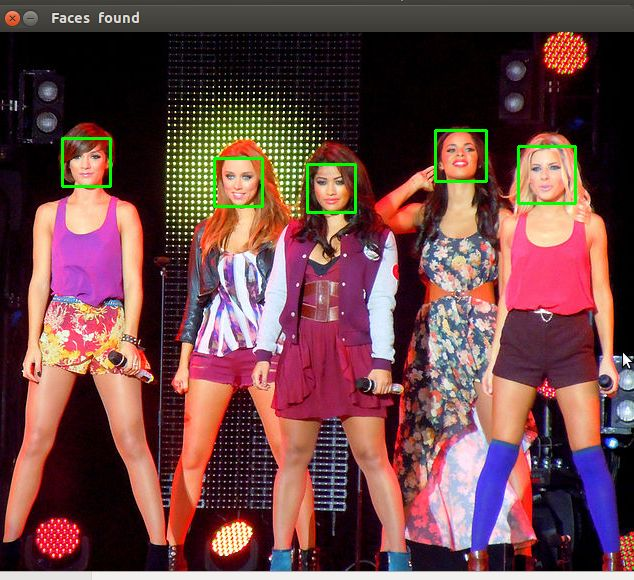
#> input picture Assets/img/little_mix_right.jpg, 634 x 580 px, given in place of the camera
$ python CCTVMotionSensor.py
#> lines starting #> are read from the running program, lines starting #| are printed output that depends on the picture
import cv2
import numpy as np


thresh = 25
max_diff = 5

a, b, c = None, None, None
cap = cv2.VideoCapture(0)
cap.set(cv2.CAP_PROP_FRAME_WIDTH, 480)
cap.set(cv2.CAP_PROP_FRAME_HEIGHT, 320)

if cap.isOpened():
    ret, a = cap.read()
#> a is the input picture: shape (580, 634, 3); mean B, G, R 71.1, 70.2, 109.2
    ret, b = cap.read()

    while ret:
        ret, c = cap.read()
        draw = c.copy()
        if not ret:
            break

        a_gray = cv2.cvtColor(a, cv2.COLOR_BGR2GRAY)
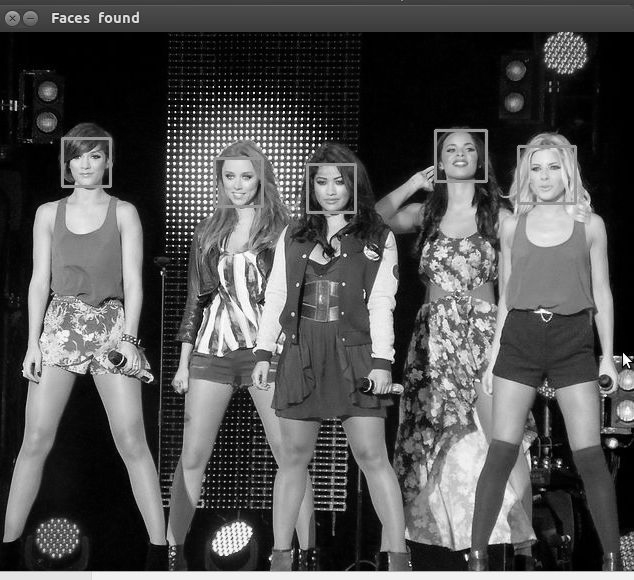
#> a_gray: shape (580, 634); min 0, max 255, mean 81.9
        b_gray = cv2.cvtColor(b, cv2.COLOR_BGR2GRAY)
        c_gray = cv2.cvtColor(c, cv2.COLOR_BGR2GRAY)

        diff1 = cv2.absdiff(a_gray, b_gray)
#> diff1: shape (580, 634); every value is 0
        diff2 = cv2.absdiff(b_gray, c_gray)

        ret, diff1_t = cv2.threshold(diff1, thresh, 255, cv2.THRESH_BINARY)
#> ret = 25
        ret, diff2_t = cv2.threshold(diff2, thresh, 255, cv2.THRESH_BINARY)

        diff = cv2.bitwise_and(diff1_t, diff2_t)

        k = cv2.getStructuringElement(cv2.MORPH_CROSS, (3, 3))
        diff = cv2.morphologyEx(diff, cv2.MORPH_OPEN, k)

        diff_cnt = cv2.countNonZero(diff)
#> diff_cnt = 0
        if diff_cnt > max_diff:
            nzero = np.nonzero(diff)
            cv2.rectangle(draw, (min(nzero[1]), min(nzero[0])),
                          (max(nzero[1]), max(nzero[0])),
                          (0, 255, 0), 2)
            cv2.putText(draw, "Motion Detected", (10, 30),
                        cv2.FONT_HERSHEY_DUPLEX, 0.5, (0, 0, 255))

        stacked = np.hstack((draw, cv2.cvtColor(diff, cv2.COLOR_GRAY2BGR)))
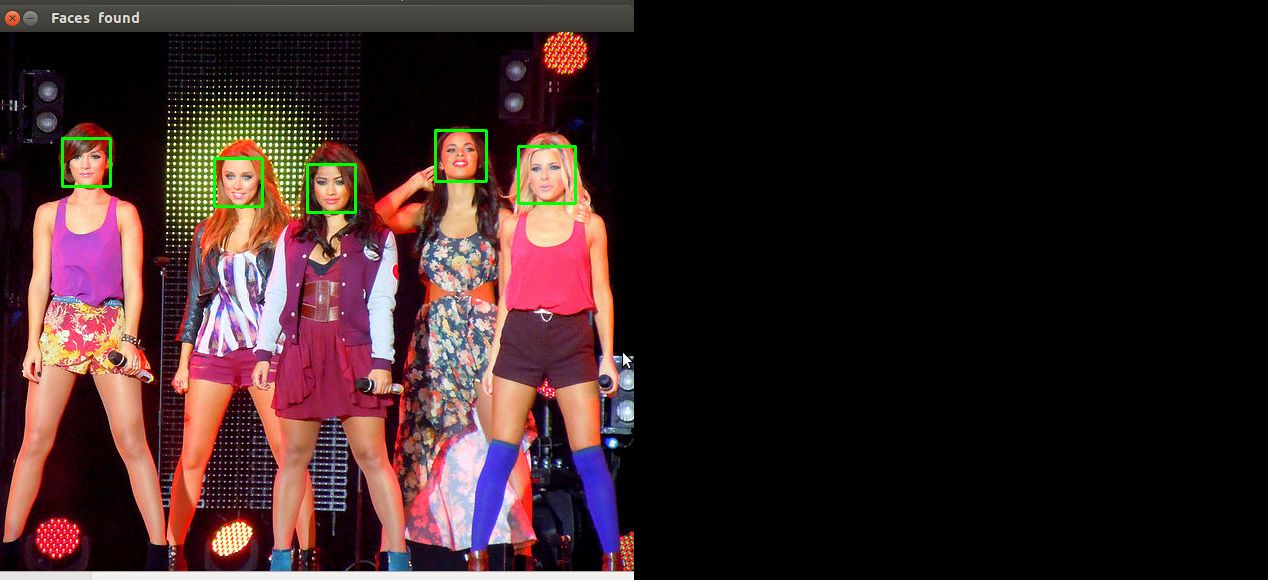
#> stacked: shape (580, 1268, 3); mean B, G, R 35.5, 35.1, 54.6
        cv2.imshow('motion sensor', stacked)

        a = b
        b = c

        # When KeyCode equals to ESC(0xFF),
        # then Shutdown(Escape) program.
        if cv2.waitKey(1) & 0xFF == 27:
#> (key Esc is pressed here)
            break
